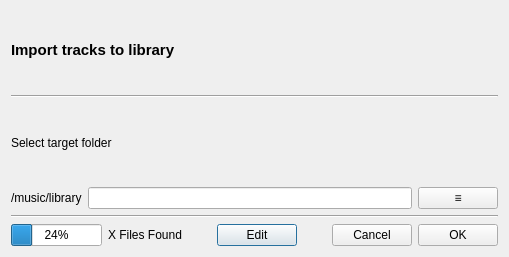
<?xml version="1.0" encoding="UTF-8"?>
<ui version="4.0">
 <class>GUI_ImportDialog</class>
 <widget class="QDialog" name="GUI_ImportDialog">
  <property name="geometry">
   <rect>
    <x>0</x>
    <y>0</y>
    <width>509</width>
    <height>257</height>
   </rect>
  </property>
  <property name="windowTitle">
   <string>Import</string>
  </property>
  <layout class="QGridLayout" name="gridLayout">
   <item row="0" column="0" colspan="2">
    <widget class="QLabel" name="lab_title">
     <property name="font">
      <font>
       <pointsize>11</pointsize>
       <weight>75</weight>
       <bold>true</bold>
      </font>
     </property>
     <property name="text">
      <string>Import tracks to library</string>
     </property>
    </widget>
   </item>
   <item row="2" column="0">
    <widget class="QLabel" name="lab_targetInfo">
     <property name="text">
      <string>Select target folder</string>
     </property>
    </widget>
   </item>
   <item row="8" column="0" colspan="2">
    <layout class="QHBoxLayout" name="horizontalLayout_2">
     <item>
      <widget class="QProgressBar" name="pb_progress">
       <property name="value">
        <number>24</number>
       </property>
      </widget>
     </item>
     <item>
      <widget class="QLabel" name="lab_status">
       <property name="text">
        <string notr="true">X Files Found</string>
       </property>
      </widget>
     </item>
     <item>
      <spacer name="horizontalSpacer_2">
       <property name="orientation">
        <enum>Qt::Horizontal</enum>
       </property>
       <property name="sizeHint" stdset="0">
        <size>
         <width>40</width>
         <height>20</height>
        </size>
       </property>
      </spacer>
     </item>
     <item>
      <widget class="QPushButton" name="btn_edit">
       <property name="text">
        <string notr="true">Edit</string>
       </property>
      </widget>
     </item>
     <item>
      <spacer name="horizontalSpacer">
       <property name="orientation">
        <enum>Qt::Horizontal</enum>
       </property>
       <property name="sizeHint" stdset="0">
        <size>
         <width>40</width>
         <height>20</height>
        </size>
       </property>
      </spacer>
     </item>
     <item>
      <widget class="QPushButton" name="btn_cancel">
       <property name="focusPolicy">
        <enum>Qt::StrongFocus</enum>
       </property>
       <property name="text">
        <string notr="true">Cancel</string>
       </property>
      </widget>
     </item>
     <item>
      <widget class="QPushButton" name="btn_ok">
       <property name="focusPolicy">
        <enum>Qt::StrongFocus</enum>
       </property>
       <property name="text">
        <string>OK</string>
       </property>
      </widget>
     </item>
    </layout>
   </item>
   <item row="3" column="0" colspan="2">
    <layout class="QHBoxLayout" name="horizontalLayout">
     <item>
      <widget class="QLabel" name="lab_targetPath">
       <property name="text">
        <string notr="true">/music/library</string>
       </property>
      </widget>
     </item>
     <item>
      <widget class="QLineEdit" name="le_directory">
       <property name="sizePolicy">
        <sizepolicy hsizetype="MinimumExpanding" vsizetype="Fixed">
         <horstretch>0</horstretch>
         <verstretch>0</verstretch>
        </sizepolicy>
       </property>
       <property name="readOnly">
        <bool>true</bool>
       </property>
      </widget>
     </item>
     <item>
      <widget class="QPushButton" name="btn_chooseDirectory">
       <property name="minimumSize">
        <size>
         <width>25</width>
         <height>0</height>
        </size>
       </property>
       <property name="focusPolicy">
        <enum>Qt::StrongFocus</enum>
       </property>
       <property name="toolTip">
        <string notr="true"/>
       </property>
       <property name="text">
        <string notr="true">≡</string>
       </property>
      </widget>
     </item>
    </layout>
   </item>
   <item row="7" column="0" colspan="2">
    <widget class="Line" name="line_3">
     <property name="orientation">
      <enum>Qt::Horizontal</enum>
     </property>
    </widget>
   </item>
   <item row="1" column="0" colspan="2">
    <widget class="Line" name="line">
     <property name="orientation">
      <enum>Qt::Horizontal</enum>
     </property>
    </widget>
   </item>
  </layout>
 </widget>
 <resources/>
 <connections/>
</ui>
